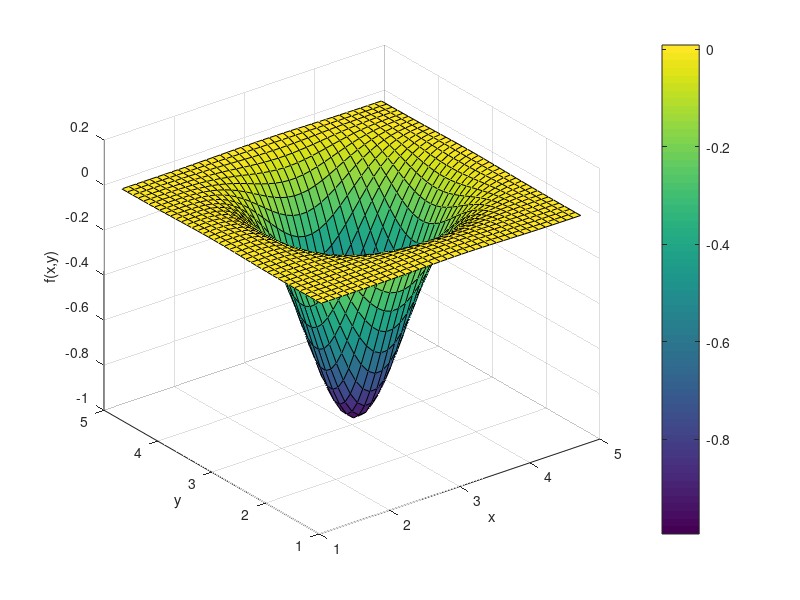

The MATLAB source for this figure:
[x,y] = meshgrid(1.1:.1:4.8);

z = -cos(x).*cos(y).*exp(-(x-pi).^2. - (y-pi).^2.);

surf(x,y,z)
colorbar
%title("Funci�n de Easom")
zlabel("f(x,y)")
xlabel("x")
ylabel("y")
